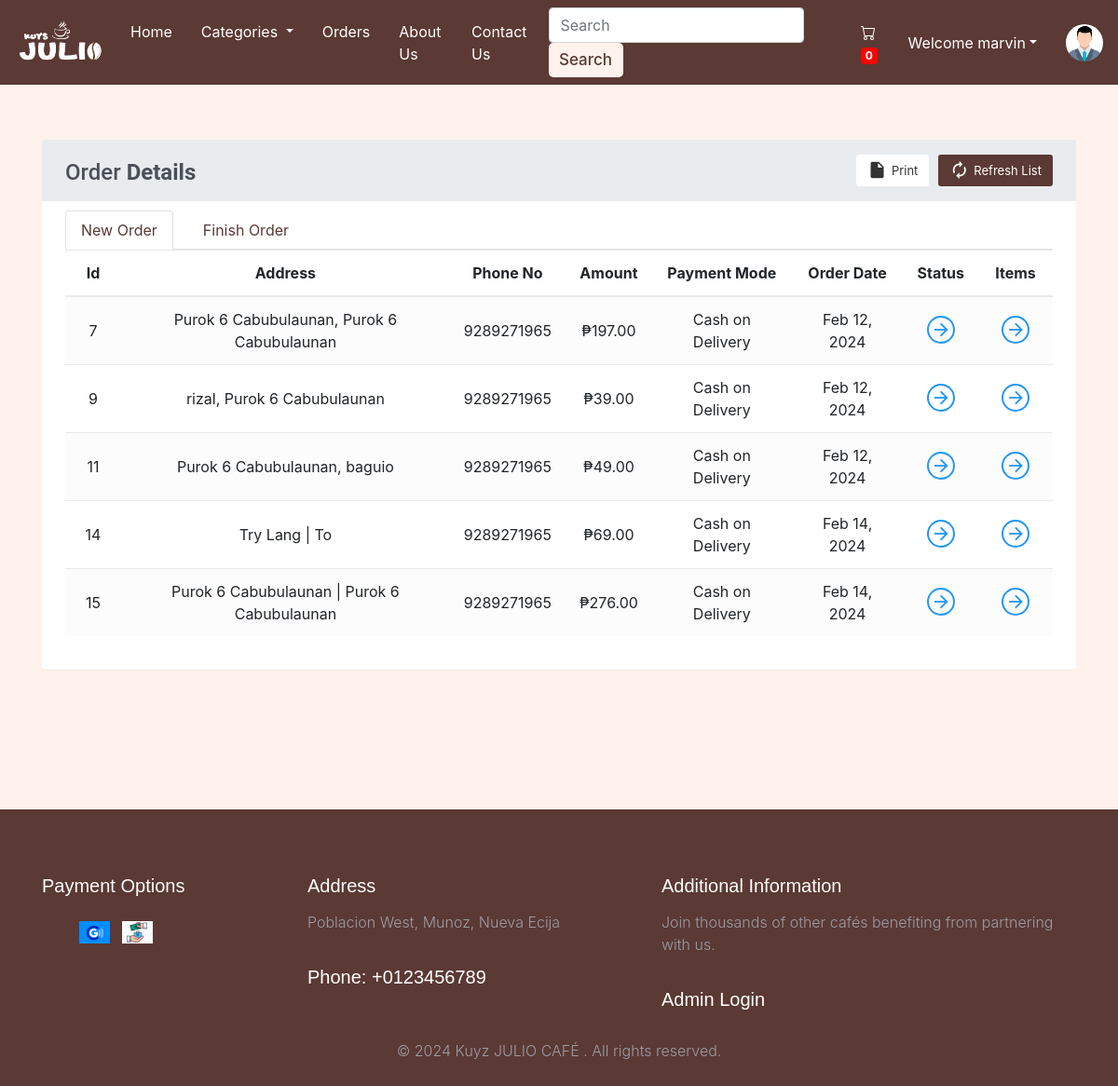
The app's page /viewOrder.php (signed in) with its own data.
### tables this page shows
CREATE TABLE `orders` (
  `orderId` int(21) NOT NULL,
  `userId` int(21) NOT NULL,
  `address` varchar(255) NOT NULL,
  `zipCode` int(21) NOT NULL,
  `phoneNo` bigint(21) NOT NULL,
  `amount` int(200) NOT NULL,
  `paymentMode` enum('0','1') NOT NULL DEFAULT '0' COMMENT '0=cash on delivery, \r\n1=online ',
  `orderStatus` enum('0','1','2','3','4','5','6') NOT NULL DEFAULT '0' COMMENT '0=Order Placed.\r\n1=Order Confirmed.\r\n2=Preparing your Order.\r\n3=Your order is on the way!\r\n4=Order Delivered.\r\n5=Order Denied.\r\n6=Order Cancelled.',
  `orderDate` datetime NOT NULL DEFAULT current_timestamp()
);

### partials/order_display.php (shortened to what this page needs)
<table class=" table-responsive table table-striped table-hover text-center">
    <thead>
        <tr>
            <th>Id</th>
            <th>Address</th>
            <th>Phone No</th>
            <th>Amount</th>
            <th>Payment Mode</th>
            <th>Order Date</th>
            <th>Status</th>
            <th>Items</th>
        </tr>
    </thead>
    <tbody>
        <?php
            $result = mysqli_query($conn, $sql);
            while($row = mysqli_fetch_assoc($result)){
                $orderId = $row['orderId'];
                $address = $row['address'];
                $phoneNo = $row['phoneNo'];
                $amount = $row['amount'];
                $orderDate = $row['orderDate'];
                $paymentMode = $row['paymentMode'];
                if($paymentMode == 0) {
                    $paymentMode = "Cash on Delivery";
                }
                else {
                    $paymentMode = "Online";
                }
                echo '<tr>
                        <td>' . $orderId . '</td>
                        <td>' . $address . '</td>
                        <td>' . $phoneNo . '</td>
                        <td>₱' . $amount . '.00</td>
                        <td>' . $paymentMode . '</td>
                        <td>' . date('M d, Y', strtotime($orderDate)) . '</td>
                        <td><a href="#" data-toggle="modal" data-target="#orderStatus' . $orderId . '" class="view"><i class="material-icons">&#xE5C8;</i></a></td>
                        <td><a href="#" data-toggle="modal" data-target="#orderItem' . $orderId . '" class="view" title="View Details"><i class="material-icons">&#xE5C8;</i></a></td>
                    </tr>';
            }
        ?>
    </tbody>
</table>

### assets/css/style.css (style rules this page uses)
body { background-color: #fff2ec !important; font-family: "Open Sans", sans-serif; color: #334240; }
a { color: #1bbca3; }

### viewOrder.php (style rules this page uses)
table.table tr th, table.table tr td { border-color: #e9e9e9; padding: 12px 15px; vertical-align: middle; }
table.table tr th:first-child { width: 60px; }
table.table tr th:last-child { width: 80px; }
table.table-striped tbody tr:nth-of-type(odd) { background-color: #fcfcfc; }
table.table td a { font-weight: bold; color: #566787; display: inline-block; text-decoration: none; }
table.table td a.view { width: 30px; height: 30px; color: #2196F3; border: 2px solid; border-radius: 30px; text-align: center; }
table.table td a.view i { font-size: 22px; margin: 2px 0 0 1px; }
table { counter-reset: section; }

### records on screen
orders: orderId "7", address "Purok 6 Cabubulaunan, Purok 6 Cabubulaunan", phoneNo "9289271965", amount "197", paymentMode "Cash on Delivery", orderDate "Feb 12, 2024"
orders: orderId "9", address "rizal, Purok 6 Cabubulaunan", phoneNo "9289271965", amount "39", paymentMode "Cash on Delivery", orderDate "Feb 12, 2024"
orders: orderId "11", address "Purok 6 Cabubulaunan, baguio", phoneNo "9289271965", amount "49", paymentMode "Cash on Delivery", orderDate "Feb 12, 2024"
orders: orderId "14", address "Try Lang | To", phoneNo "9289271965", amount "69", paymentMode "Cash on Delivery", orderDate "Feb 14, 2024"
orders: orderId "15", address "Purok 6 Cabubulaunan | Purok 6 Cabubulaunan", phoneNo "9289271965", amount "276", paymentMode "Cash on Delivery", orderDate "Feb 14, 2024"

### other values on screen
$count "0"
$username "marvin"
